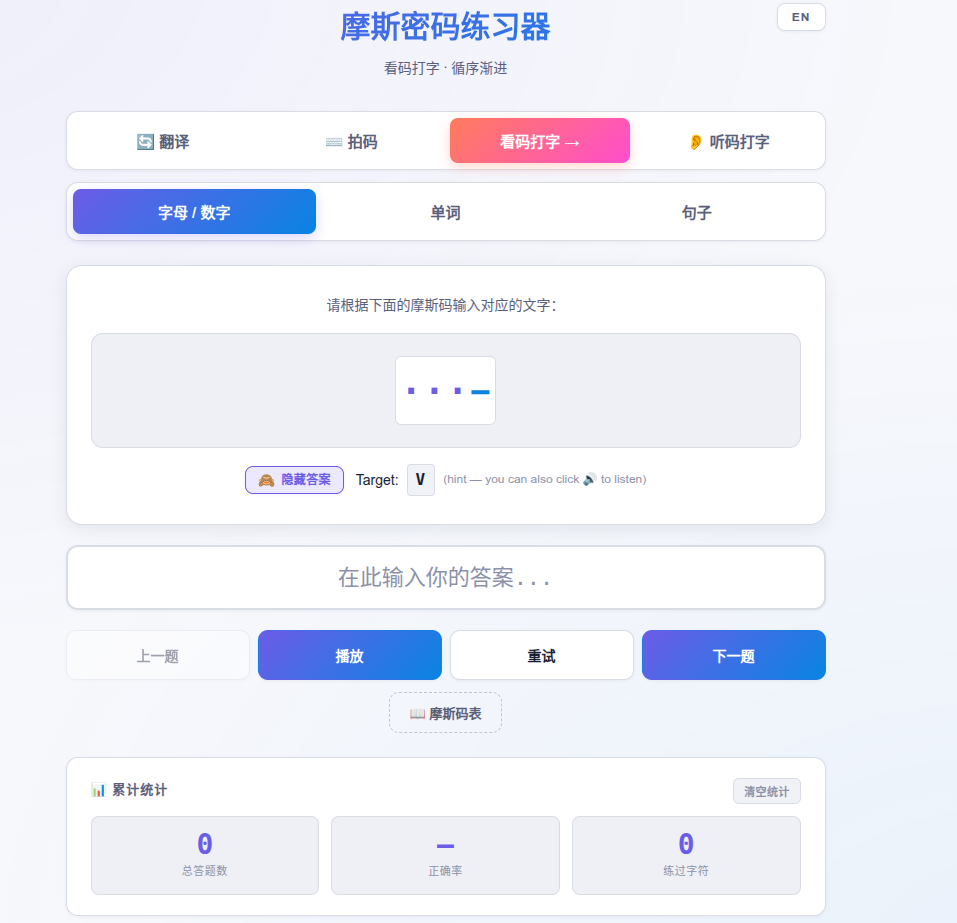
#> input picture FrontImages/mainPage.png, 957 x 923 px, given in place of icon.png, which was not available
$ python build-icons.py out.png
#> lines starting #> are read from the running program, lines starting #| are printed output that depends on the picture; pictures that were not available may be replaced by others from this repository, and a replacement may not be noted
#!/usr/bin/env python3
"""
从 FrontImages/icon.png 中心裁剪 + 缩放到多种尺寸。

输入：628×625（接近正方形但差 3px）
输出：192/256/512/maskable-512 PNG
"""
from PIL import Image
import sys
from pathlib import Path

SRC = Path("FrontImages/icon.png")
OUT = Path(sys.argv[1]) if len(sys.argv) > 1 else Path("release/assets")
OUT.mkdir(parents=True, exist_ok=True)

# 主题色 #6c5ce7（maskable 安全区填充）
THEME = (108, 92, 231, 255)

# 读取并中心裁剪到正方形
img = Image.open(SRC).convert("RGBA")
w, h = img.size
#> w = 957; h = 923
side = min(w, h)
#> side = 923
left = (w - side) // 2
#> left = 17
top = (h - side) // 2
#> top = 0
sq = img.crop((left, top, left + side, top + side))
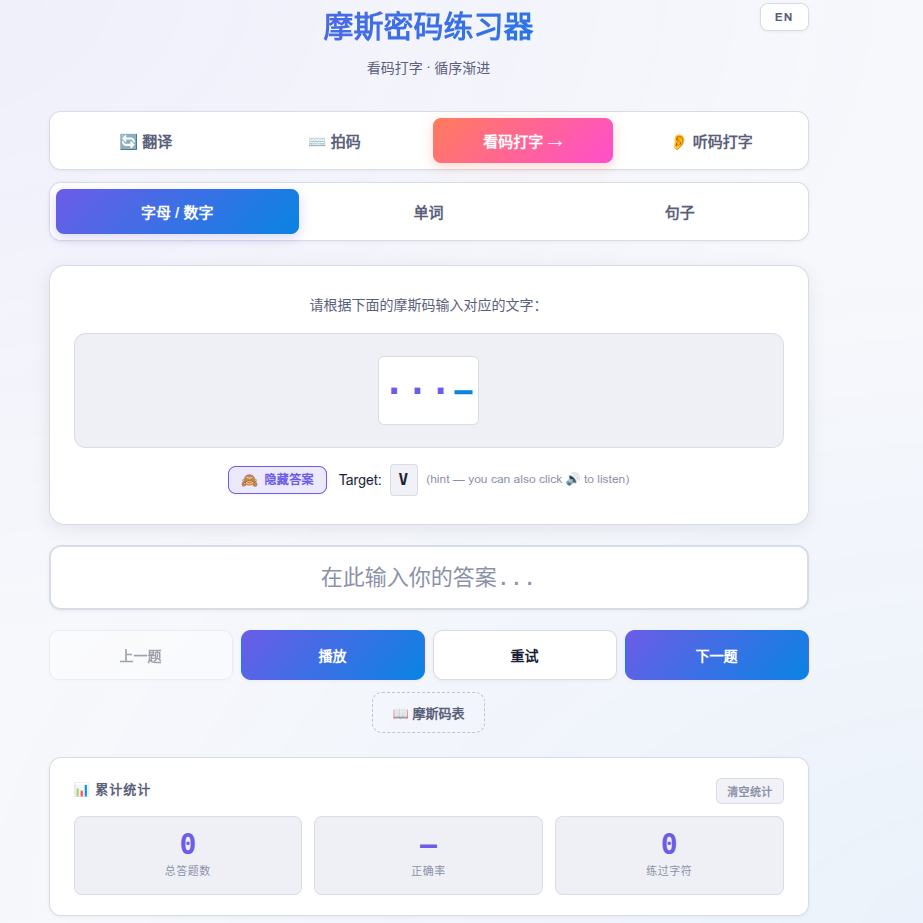
#> sq: PIL image 923x923 RGBA; mean R, G, B, A 237.8, 239.6, 248.3, 255

sizes = [
    ("icon-192.png",         192, 192, "any"),
    ("icon-256.png",         256, 256, "any"),
    ("icon-512.png",         512, 512, "any"),
    ("icon-maskable-512.png", 512, 512, "maskable"),
]

for name, w, h, kind in sizes:
    if kind == "maskable":
        # maskable: 图标占 80%，外圈 10% 安全区用主题色填充
        inner = sq.resize((int(w * 0.8), int(h * 0.8)), Image.LANCZOS)
        canvas = Image.new("RGBA", (w, h), THEME)
        canvas.paste(inner, ((w - inner.width) // 2, (h - inner.height) // 2), inner)
        canvas.save(OUT / name, "PNG", optimize=True)
    else:
        sq.resize((w, h), Image.LANCZOS).save(OUT / name, "PNG", optimize=True)
    print(f"✓ {name} ({w}x{h}, {kind})")
#> this loop made 4 passes
#> pass 1, `sq.resize((w, h), Image.LANCZOS).save(OUT / name, "PNG", optimize=True)`:
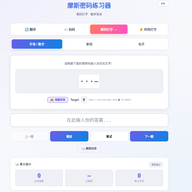
#> saved as icon-192.png: PIL image 192x192 RGBA; mean R, G, B, A 237.7, 239.5, 248.2, 255
#> pass 2, `sq.resize((w, h), Image.LANCZOS).save(OUT / name, "PNG", optimize=True)`:
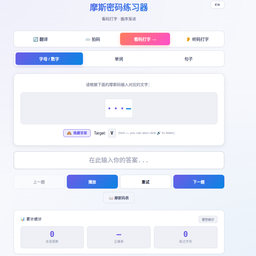
#> saved as icon-256.png: PIL image 256x256 RGBA; mean R, G, B, A 237.7, 239.4, 248.2, 255
#> after the loop:
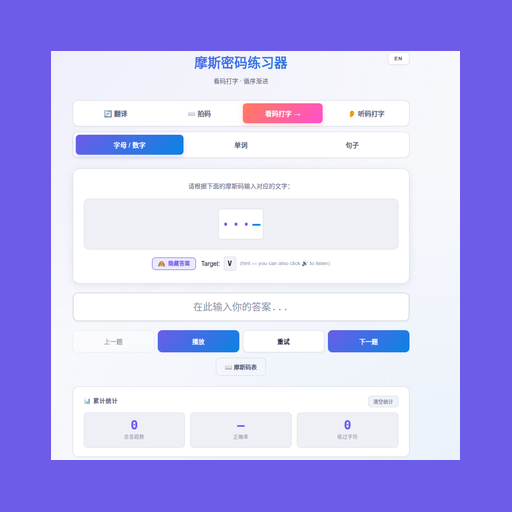
#> canvas: PIL image 512x512 RGBA; mean R, G, B, A 190.7, 186.1, 242, 255

print(f"\n→ 输出目录: {OUT}")
